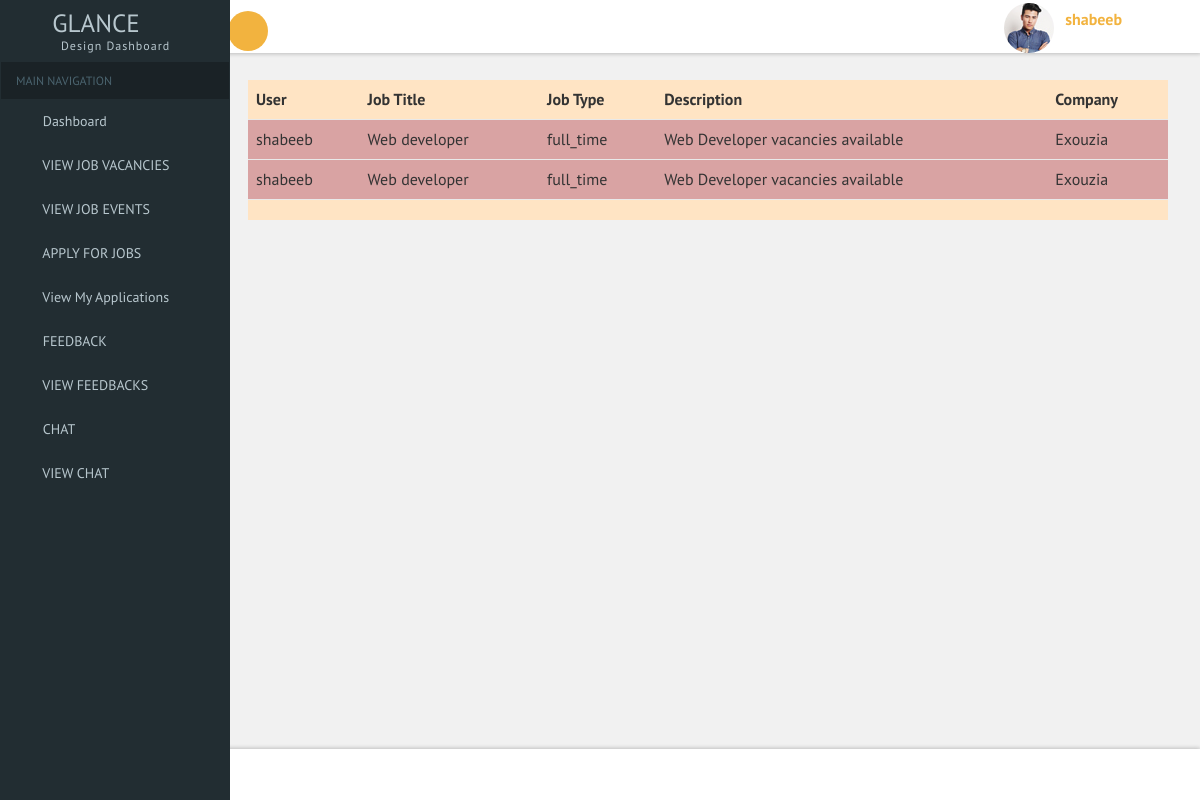
/student/view_my_job_application (signed in), run on the app's committed database.
### student/models.py (models this page shows, shortened)
class ApplyJob(models.Model):
    user=models.ForeignKey(User,on_delete=models.CASCADE,null=True,blank=True)
    job=models.ForeignKey(JobVacancies,on_delete=models.CASCADE,null=True,blank=True)
    student=models.ForeignKey(StudentRegister,on_delete=models.CASCADE,null=True,blank=True)

### alumni/models.py (models this page shows, shortened)
class JobVacancies(models.Model):
    user=models.ForeignKey(User,on_delete=models.CASCADE,null=True,blank=True)
    alumni=models.ForeignKey(AlumniRegister,on_delete=models.CASCADE,null=True,blank=True)
    company=models.ForeignKey(Company,on_delete=models.CASCADE,null=True,blank=True)
    available_vacancy=models.IntegerField()
    part_time='part_time'
    full_time='full_time'
    job_types=[
        (part_time,'part_time'),
        (full_time,'full_time')
    ]
    job_type=models.CharField(max_length=50,choices=job_types,default=full_time)
    job_title=models.CharField(max_length=50)
    description=models.TextField()
    date=models.DateTimeField(default=timezone.now)

class Company(models.Model):
    comapany_name=models.CharField(max_length=50)
    company_area=models.CharField(max_length=50)

### student/views.py (the view)
# urls.py: path('view_my_job_application',views.view_my_job_application,name='view_my_job_application'),
def view_my_job_application(request):
    job_apply=ApplyJob.objects.filter(user=request.user)
    return render(request,'my_job_applications.html',{'job_apply':job_apply})

### student/templates/my_job_applications.html
{% extends 'events.html' %}
{% block content %}
<div class="table-responsive table-shadow" style="background-color: bisque;">
    {% if job_apply %}
    <table class="table">
          <thead>
            <tr>
              <th scope="col">User</th>
              <th scope="col">Job Title</th>
              <th scope="col">Job Type</th>
              <th scope="col">Description</th>
              <th scope="col">Company</th>
            </tr>
          </thead>
          <tbody>
              {% for i in job_apply %}
            <tr style="background-color: #d9a3a3;">
              <td>{{ i.user.username}}</td>
              <td>{{ i.job.job_title }}</td>
              <td>{{ i.job.job_type}}</td>
              <td>{{ i.job.description }}</td>
              <td>{{i.job.company.comapany_name}}</td>
            </tr>
            {% endfor %}
          </tbody>
    </table>
    {% else %}
    <span>No applications can be found...</span>
    {% endif %}
</div>
{% endblock %}

### student/templates/events.html (shortened to what this page needs)
<!DOCTYPE HTML>
<html>
<head>
<link href="/static/css1/bootstrap.css" rel='stylesheet' type='text/css' />
<link href="/static/css1/style.css" rel='stylesheet' type='text/css' />
<link href="/static/css1/font-awesome.css" rel="stylesheet">
<link href='/static/css1/SidebarNav.min.css' media='all' rel='stylesheet' type='text/css'/>
<link href="/static/css1/custom.css" rel="stylesheet">
					<link href="/static/css1/owl.carousel.css" rel="stylesheet">
</head>
<body class="cbp-spmenu-push">
	<div class="main-content">
	<div class="cbp-spmenu cbp-spmenu-vertical cbp-spmenu-left" id="cbp-spmenu-s1">
		<aside class="sidebar-left">
      <nav class="navbar navbar-inverse">
          <div class="navbar-header">
            <h1><a class="navbar-brand" href="{% url 'index' %}"><span class="fa fa-area-chart"></span> Glance<span class="dashboard_text">Design dashboard</span></a></h1>
          </div>
          <div class="collapse navbar-collapse" id="bs-example-navbar-collapse-1">
            <ul class="sidebar-menu">
              <li class="header">MAIN NAVIGATION</li>
              <li class="treeview">
                <a href="{% url 'dashboard' %}">
                <i class="fa fa-dashboard"></i> <span>Dashboard</span>
                </a>
              </li>
			  {% if user.studentregister %}
			  <li class="treeview">
                <a href="{% url 'view_job_vacancy' %}">
                <i class="fa fa-dashboard"></i> <span>VIEW JOB VACANCIES</span>
                </a>
              </li>
			  <li class="treeview">
                <a href="{% url 'view_events' %}">
                <i class="fa fa-dashboard"></i> <span>VIEW JOB EVENTS</span>
                </a>
              </li>
			  <li class="treeview">
                <a href="{% url 'view_job_vacancy' %}">
                <i class="fa fa-dashboard"></i> <span>APPLY FOR JOBS</span>
                </a>
              </li>
              <li class="treeview">
                <a href="{% url 'view_my_job_application' %}">
                <i class="fa fa-dashboard"></i> <span>View My Applications</span>
                </a>
              </li>
			  <li class="treeview">
                <a href="{% url 'add_feedback' %}">
                <i class="fa fa-dashboard"></i> <span>FEEDBACK</span>
                </a>
              </li>
              <li class="treeview">
                <a href="{% url 'view_feedbacks' %}">
                <i class="fa fa-dashboard"></i> <span>VIEW FEEDBACKS</span>
                </a>
              </li>
			  <li class="treeview">
                <a href="{% url 'add_chat' %}">
                <i class="fa fa-dashboard"></i> <span>CHAT</span>
                </a>
              </li>
              <li class="treeview">
                <a href="{% url 'view_my_chat' %}">
                <i class="fa fa-dashboard"></i> <span>VIEW CHAT</span>
                </a>
              </li>
			  {% endif %}
            </ul>
          </div>
      </nav>
    </aside>
	</div>
		<div class="sticky-header header-section ">
			<div class="header-left">
				<button id="showLeftPush"><i class="fa fa-bars"></i></button>
				<div class="clearfix"> </div>
			</div>
			<div class="header-right">
				<div class="profile_details">
					<ul>
						<li class="dropdown profile_details_drop">
							<a href="#" class="dropdown-toggle" data-toggle="dropdown" aria-expanded="false">
								<div class="profile_img">
									<span class="prfil-img"><img src="/static/images1/2.jpg" alt=""> </span>
									<div class="user-name">
										<p>{{user.username}}</p>
									</div>
									<i class="fa fa-angle-down lnr"></i>
									<div class="clearfix"></div>
								</div>
							</a>
						</li>
					</ul>
				</div>
				<div class="clearfix"> </div>
			</div>
			<div class="clearfix"> </div>
		</div>
		<div id="page-wrapper">
			<div class="main-page">
			<div class="col_3">
{% block content %}{% endblock %}
</div>
</div>
</div>
<div class="footer">
</div>
</div>
</body>
</html>

### alumni/static/css1/custom.css (style rules this page uses)
#page-wrapper { padding:5em 2em 2.5em; background-color: #F1F1F1; }

### data on the page
ApplyJob: user.username "shabeeb", job.job_title "Web developer", job.job_type "full_time", job.description "Web Developer vacancies available", job.company.comapany_name "Exouzia"
ApplyJob: user.username "shabeeb", job.job_title "Web developer", job.job_type "full_time", job.description "Web Developer vacancies available", job.company.comapany_name "Exouzia"

### other printed values
{{ user.username }} "shabeeb"
